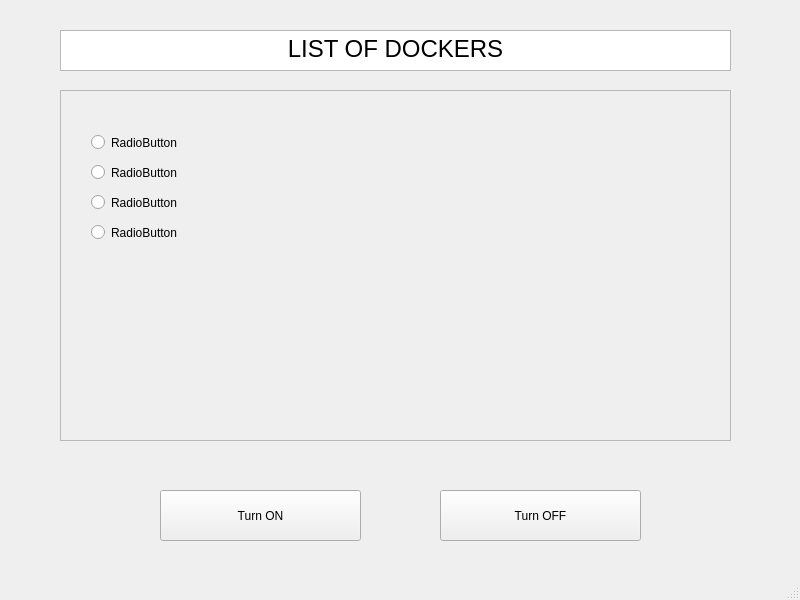
<?xml version="1.0" encoding="UTF-8"?>
<ui version="4.0">
 <class>MainWindow</class>
 <widget class="QMainWindow" name="MainWindow">
  <property name="geometry">
   <rect>
    <x>0</x>
    <y>0</y>
    <width>800</width>
    <height>600</height>
   </rect>
  </property>
  <property name="windowTitle">
   <string>MainWindow</string>
  </property>
  <widget class="QWidget" name="centralwidget">
   <widget class="QTextEdit" name="textEdit">
    <property name="geometry">
     <rect>
      <x>60</x>
      <y>30</y>
      <width>671</width>
      <height>41</height>
     </rect>
    </property>
    <property name="html">
     <string>&lt;!DOCTYPE HTML PUBLIC &quot;-//W3C//DTD HTML 4.0//EN&quot; &quot;http://www.w3.org/TR/REC-html40/strict.dtd&quot;&gt;
&lt;html&gt;&lt;head&gt;&lt;meta name=&quot;qrichtext&quot; content=&quot;1&quot; /&gt;&lt;style type=&quot;text/css&quot;&gt;
p, li { white-space: pre-wrap; }
&lt;/style&gt;&lt;/head&gt;&lt;body style=&quot; font-family:'Ubuntu'; font-size:11pt; font-weight:400; font-style:normal;&quot;&gt;
&lt;p align=&quot;center&quot; style=&quot; margin-top:0px; margin-bottom:0px; margin-left:0px; margin-right:0px; -qt-block-indent:0; text-indent:0px;&quot;&gt;&lt;span style=&quot; font-size:18pt;&quot;&gt;LIST OF DOCKERS&lt;/span&gt;&lt;/p&gt;&lt;/body&gt;&lt;/html&gt;</string>
    </property>
   </widget>
   <widget class="QScrollArea" name="scrollArea">
    <property name="geometry">
     <rect>
      <x>60</x>
      <y>90</y>
      <width>671</width>
      <height>351</height>
     </rect>
    </property>
    <property name="widgetResizable">
     <bool>true</bool>
    </property>
    <widget class="QWidget" name="scrollAreaWidgetContents">
     <property name="geometry">
      <rect>
       <x>0</x>
       <y>0</y>
       <width>669</width>
       <height>349</height>
      </rect>
     </property>
     <widget class="QRadioButton" name="radioButton">
      <property name="geometry">
       <rect>
        <x>30</x>
        <y>40</y>
        <width>112</width>
        <height>23</height>
       </rect>
      </property>
      <property name="text">
       <string>RadioButton</string>
      </property>
     </widget>
     <widget class="QRadioButton" name="radioButton_2">
      <property name="geometry">
       <rect>
        <x>30</x>
        <y>70</y>
        <width>112</width>
        <height>23</height>
       </rect>
      </property>
      <property name="text">
       <string>RadioButton</string>
      </property>
     </widget>
     <widget class="QRadioButton" name="radioButton_3">
      <property name="geometry">
       <rect>
        <x>30</x>
        <y>100</y>
        <width>112</width>
        <height>23</height>
       </rect>
      </property>
      <property name="text">
       <string>RadioButton</string>
      </property>
     </widget>
     <widget class="QRadioButton" name="radioButton_4">
      <property name="geometry">
       <rect>
        <x>30</x>
        <y>130</y>
        <width>112</width>
        <height>23</height>
       </rect>
      </property>
      <property name="text">
       <string>RadioButton</string>
      </property>
     </widget>
    </widget>
   </widget>
   <widget class="QPushButton" name="turnonButton">
    <property name="geometry">
     <rect>
      <x>160</x>
      <y>490</y>
      <width>201</width>
      <height>51</height>
     </rect>
    </property>
    <property name="text">
     <string>Turn ON</string>
    </property>
   </widget>
   <widget class="QPushButton" name="turnofButton">
    <property name="geometry">
     <rect>
      <x>440</x>
      <y>490</y>
      <width>201</width>
      <height>51</height>
     </rect>
    </property>
    <property name="text">
     <string>Turn OFF</string>
    </property>
   </widget>
  </widget>
  <widget class="QMenuBar" name="menubar">
   <property name="geometry">
    <rect>
     <x>0</x>
     <y>0</y>
     <width>800</width>
     <height>22</height>
    </rect>
   </property>
  </widget>
  <widget class="QStatusBar" name="statusbar"/>
 </widget>
 <resources/>
 <connections/>
</ui>
